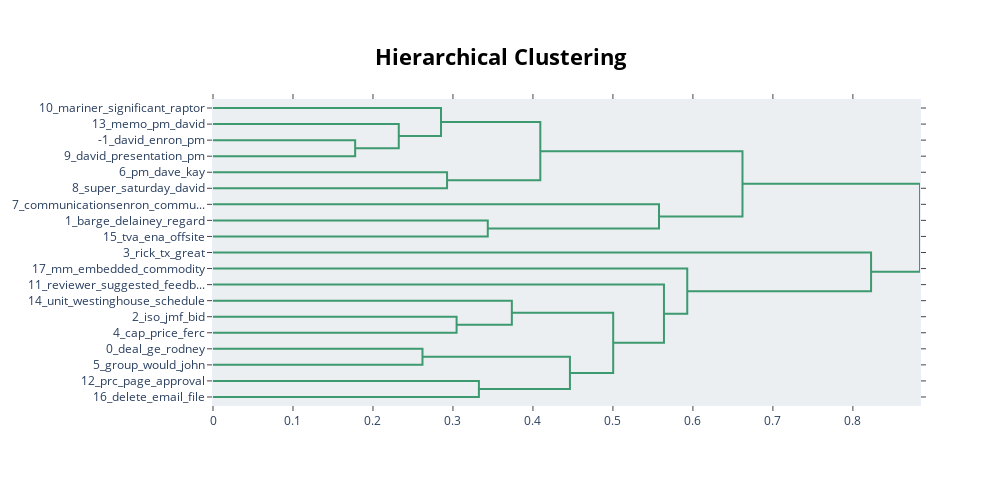

The code cell stored with this chart in its notebook:
### Markdown cell above
### Takeaways
- Topics are very different

### What does the topics hierarchy look like?

### Code cell
model.topic_tree(topic_model)

### Figure 1 — Plotly figure (JSON) as saved in the notebook; plotly's stock layout.template omitted (floating-point values rounded to 4 significant figures)
{"data": [{"hoverinfo": "text", "marker": {"color": "rgb(61,153,112)"}, "mode": "lines", "type": "scatter", "x": [0, 0.1777, 0.1777, 0], "xaxis": "x", "y": [-25, -25, -35, -35], "yaxis": "y"}, {"hoverinfo": "text", "marker": {"color": "rgb(61,153,112)"}, "mode": "lines", "type": "scatter", "x": [0, 0.2323, 0.2323, 0.1777], "xaxis": "x", "y": [-15, -15, -30, -30], "yaxis": "y"}, {"hoverinfo": "text", "marker": {"color": "rgb(61,153,112)"}, "mode": "lines", "type": "scatter", "x": [0, 0.2851, 0.2851, 0.2323], "xaxis": "x", "y": [-5, -5, -22.5, -22.5], "yaxis": "y"}, {"hoverinfo": "text", "marker": {"color": "rgb(61,153,112)"}, "mode": "lines", "type": "scatter", "x": [0, 0.2926, 0.2926, 0], "xaxis": "x", "y": [-45, -45, -55, -55], "yaxis": "y"}, {"hoverinfo": "text", "marker": {"color": "rgb(61,153,112)"}, "mode": "lines", "type": "scatter", "x": [0.2851, 0.4092, 0.4092, 0.2926], "xaxis": "x", "y": [-13.75, -13.75, -50, -50], "yaxis": "y"}, {"hoverinfo": "text", "marker": {"color": "rgb(61,153,112)"}, "mode": "lines", "type": "scatter", "x": [0, 0.3435, 0.3435, 0], "xaxis": "x", "y": [-75, -75, -85, -85], "yaxis": "y"}, {"hoverinfo": "text", "marker": {"color": "rgb(61,153,112)"}, "mode": "lines", "type": "scatter", "x": [0, 0.5576, 0.5576, 0.3435], "xaxis": "x", "y": [-65, -65, -80, -80], "yaxis": "y"}, {"hoverinfo": "text", "marker": {"color": "rgb(61,153,112)"}, "mode": "lines", "type": "scatter", "x": [0.4092, 0.662, 0.662, 0.5576], "xaxis": "x", "y": [-31.88, -31.88, -72.5, -72.5], "yaxis": "y"}, {"hoverinfo": "text", "marker": {"color": "rgb(61,153,112)"}, "mode": "lines", "type": "scatter", "x": [0, 0.3045, 0.3045, 0], "xaxis": "x", "y": [-135, -135, -145, -145], "yaxis": "y"}, {"hoverinfo": "text", "marker": {"color": "rgb(61,153,112)"}, "mode": "lines", "type": "scatter", "x": [0, 0.3736, 0.3736, 0.3045], "xaxis": "x", "y": [-125, -125, -140, -140], "yaxis": "y"}, {"hoverinfo": "text", "marker": {"color": "rgb(61,153,112)"}, "mode": "lines", "type": "scatter", "x": [0, 0.2619, 0.2619, 0], "xaxis": "x", "y": [-155, -155, -165, -165], "yaxis": "y"}, {"hoverinfo": "text", "marker": {"color": "rgb(61,153,112)"}, "mode": "lines", "type": "scatter", "x": [0, 0.3324, 0.3324, 0], "xaxis": "x", "y": [-175, -175, -185, -185], "yaxis": "y"}, {"hoverinfo": "text", "marker": {"color": "rgb(61,153,112)"}, "mode": "lines", "type": "scatter", "x": [0.2619, 0.4462, 0.4462, 0.3324], "xaxis": "x", "y": [-160, -160, -180, -180], "yaxis": "y"}, {"hoverinfo": "text", "marker": {"color": "rgb(61,153,112)"}, "mode": "lines", "type": "scatter", "x": [0.3736, 0.5003, 0.5003, 0.4462], "xaxis": "x", "y": [-132.5, -132.5, -170, -170], "yaxis": "y"}, {"hoverinfo": "text", "marker": {"color": "rgb(61,153,112)"}, "mode": "lines", "type": "scatter", "x": [0, 0.5638, 0.5638, 0.5003], "xaxis": "x", "y": [-115, -115, -151.2, -151.2], "yaxis": "y"}, {"hoverinfo": "text", "marker": {"color": "rgb(61,153,112)"}, "mode": "lines", "type": "scatter", "x": [0, 0.5929, 0.5929, 0.5638], "xaxis": "x", "y": [-105, -105, -133.1, -133.1], "yaxis": "y"}, {"hoverinfo": "text", "marker": {"color": "rgb(61,153,112)"}, "mode": "lines", "type": "scatter", "x": [0, 0.8227, 0.8227, 0.5929], "xaxis": "x", "y": [-95, -95, -119.1, -119.1], "yaxis": "y"}, {"hoverinfo": "text", "marker": {"color": "rgb(61,153,112)"}, "mode": "lines", "type": "scatter", "x": [0.662, 0.8839, 0.8839, 0.8227], "xaxis": "x", "y": [-52.19, -52.19, -107.0, -107.0], "yaxis": "y"}], "layout": {"autosize": false, "height": 485, "hoverlabel": {"bgcolor": "white", "font": {"family": "Rockwell", "size": 16}}, "hovermode": "closest", "plot_bgcolor": "#ECEFF1", "showlegend": false, "title": {"font": {"color": "Black", "size": 22}, "text": "<b>Hierarchical Clustering", "x": 0.5, "xanchor": "center", "yanchor": "top"}, "width": 1000, "xaxis": {"mirror": "allticks", "rangemode": "tozero", "showgrid": false, "showline": true, "showticklabels": true, "ticks": "outside", "type": "linear", "zeroline": false}, "yaxis": {"mirror": "allticks", "range": [-190, 0], "rangemode": "tozero", "showgrid": false, "showline": true, "showticklabels": true, "tickmode": "array", "ticks": "outside", "ticktext": ["10_mariner_significant_raptor", "13_memo_pm_david", "-1_david_enron_pm", "9_david_presentation_pm", "6_pm_dave_kay", "8_super_saturday_david", "7_communicationsenron_commu...", "1_barge_delainey_regard", "15_tva_ena_offsite", "3_rick_tx_great", "17_mm_embedded_commodity", "11_reviewer_suggested_feedb...", "14_unit_westinghouse_schedule", "2_iso_jmf_bid", "4_cap_price_ferc", "0_deal_ge_rodney", "5_group_would_john", "12_prc_page_approval", "16_delete_email_file"], "tickvals": [-5, -15, -25, -35, -45, -55, -65, -75, -85, -95, -105, -115, -125, -135, -145, -155, -165, -175, -185], "type": "linear", "zeroline": false}}}
